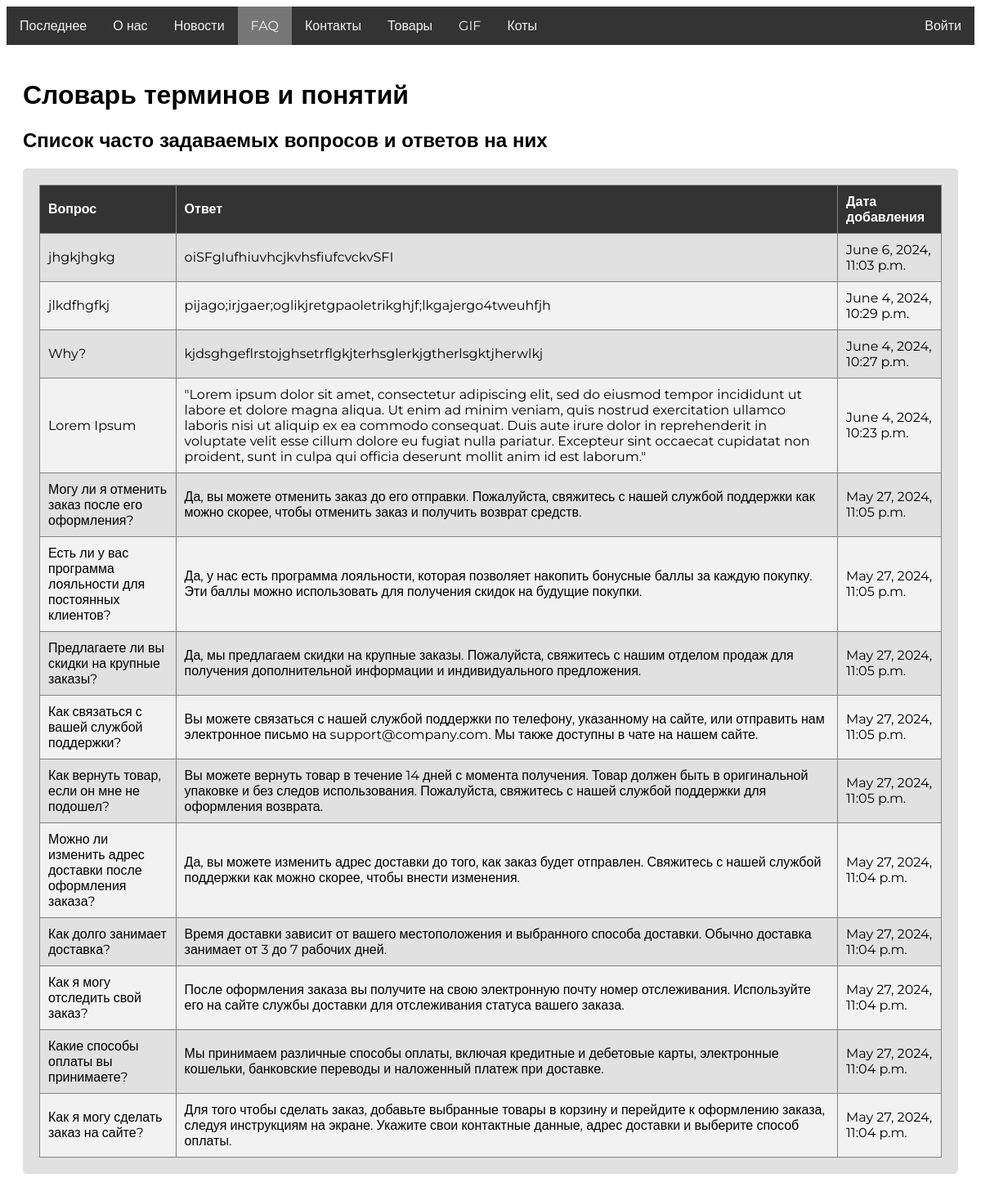
Screenshot of /faq/ with the database file from the repository.
### myapp/models.py (models this page shows, shortened)
class FAQ(models.Model):
    question = models.CharField(max_length=255)
    answer = models.TextField()
    date_added = models.DateTimeField(auto_now_add=True)

### myapp/views.py (the view)
# urls.py: path('faq/', views.faq_list, name='faq_list'),
def faq_list(request):
    faqs = FAQ.objects.all().order_by('-date_added')
    return render(request, 'faq_list.html', {'faqs': faqs, 'user': request.user})

### templates/faq_list.html (shortened to what this page needs)
<!DOCTYPE html>
{% load static %}
<html lang="en">
<head>
    <link rel="stylesheet" href="{% static "css/styles.css" %}">
</head>
<body class="body">
    <div class="navbar">
        <div class="left-items">
            <a href="#" id="latest" class="tab">Последнее</a>
            <a href="#" id="about" class="tab">О нас</a>
            <a href="#" id="news" class="tab">Новости</a>
            <a href="#" id="faq" class="tab active">FAQ</a>
            <a href="#" id="contacts" class="tab">Контакты</a>
            <a href="#" id="products" class="tab">Товары</a>
            <a href="#" id="gif" class="tab">GIF</a>
            <a href="#" id="rand" class="tab">Коты</a>
        </div>
        {% if user.is_authenticated %}
        <div class="sp">
            <span>Привет, {{ user.username }}!</span>
            <a href="/logout">Выйти</a>
        </div>
        {% else %}
            <a href="/login">Войти</a>
        {% endif %}
    </div>
    <div class="container">
        <h1>Словарь терминов и понятий</h1>
        <h2>Список часто задаваемых вопросов и ответов на них</h2>
        <div class="article-summary">
            <table class="table" border="1">
                <thead>
                    <tr>
                        <th>Вопрос</th>
                        <th>Ответ</th>
                        <th>Дата добавления</th>
                    </tr>
                </thead>
                <tbody>
                    {% for faq in faqs %}
                    <tr>
                        <td>{{ faq.question }}</td>
                        <td>{{ faq.answer }}</td>
                        <td>{{ faq.date_added }}</td>
                    </tr>
                    {% endfor %}
                </tbody>
            </table>
        </div>
    </div>
</body>
</html>

### static/css/styles.css (style rules this page uses)
.body { font-family: Montserrat, sans-serif; }
* { font-family: Montserrat, sans-serif; }
.navbar { display: flex; justify-content: space-between; align-items: center; overflow: hidden; background-color: #333333; }
.left-items { display: flex; }
.navbar a { color: #f2f2f2; text-decoration: none; padding: 14px 16px; }
.container { padding: 20px; }
.about-company, .article-summary { background-color: #e1e1e1; padding: 20px; margin-top: 5px; border-radius: 5px; }
.active { background-color: #767676; color: #f9f9f9; }
.table { width: 100%; border-collapse: collapse; }
.table th, .table td { padding: 10px; text-align: left; }
.table th { background-color: #333; color: white; }
.table tr:nth-child(even) { background-color: #f2f2f2; }

### rows the page displays
FAQ: question "jhgkjhgkg", answer "oiSFgIufhiuvhcjkvhsfiufcvckvSFI", date_added "June 6, 2024, 11:03 p.m."
FAQ: question "jlkdfhgfkj", answer "pijago;irjgaer;oglikjretgpaoletrikghjf;lkgajergo4tweuhfjh", date_added "June 4, 2024, 10:29 p.m."
FAQ: question "Why?", answer "kjdsghgeflrstojghsetrflgkjterhsglerkjgtherlsgktjherwlkj", date_added "June 4, 2024, 10:27 p.m."
FAQ: question "Lorem Ipsum", answer "\"Lorem ipsum dolor sit amet, consectetur adipiscing elit, sed do eiusmod tempor incididunt ut labore et dolore magna aliqua. Ut enim ad minim veniam, quis nostrud exercitation ullamco laboris nisi ut aliquip ex ea commodo consequat. Duis aute irure dolor in reprehenderit in voluptate velit esse cillum dolore eu fugiat nulla pariatur. Excepteur sint occaecat cupidatat non proident, sunt in culpa qui officia deserunt mollit anim id est laborum.\"", date_added "June 4, 2024, 10:23 p.m."
FAQ: question "Могу ли я отменить заказ после его оформления?", answer "Да, вы можете отменить заказ до его отправки. Пожалуйста, свяжитесь с нашей службой поддержки как можно скорее, чтобы отменить заказ и получить возврат средств.", date_added "May 27, 2024, 11:05 p.m."
FAQ: question "Есть ли у вас программа лояльности для постоянных клиентов?", answer "Да, у нас есть программа лояльности, которая позволяет накопить бонусные баллы за каждую покупку. Эти баллы можно использовать для получения скидок на будущие покупки.", date_added "May 27, 2024, 11:05 p.m."
FAQ: question "Предлагаете ли вы скидки на крупные заказы?", answer "Да, мы предлагаем скидки на крупные заказы. Пожалуйста, свяжитесь с нашим отделом продаж для получения дополнительной информации и индивидуального предложения.", date_added "May 27, 2024, 11:05 p.m."
FAQ: question "Как связаться с вашей службой поддержки?", answer "Вы можете связаться с нашей службой поддержки по телефону, указанному на сайте, или отправить нам электронное письмо на support@company.com. Мы также доступны в чате на нашем сайте.", date_added "May 27, 2024, 11:05 p.m."
FAQ: question "Как вернуть товар, если он мне не подошел?", answer "Вы можете вернуть товар в течение 14 дней с момента получения. Товар должен быть в оригинальной упаковке и без следов использования. Пожалуйста, свяжитесь с нашей службой поддержки для оформления возврата.", date_added "May 27, 2024, 11:05 p.m."
FAQ: question "Можно ли изменить адрес доставки после оформления заказа?", answer "Да, вы можете изменить адрес доставки до того, как заказ будет отправлен. Свяжитесь с нашей службой поддержки как можно скорее, чтобы внести изменения.", date_added "May 27, 2024, 11:04 p.m."
FAQ: question "Как долго занимает доставка?", answer "Время доставки зависит от вашего местоположения и выбранного способа доставки. Обычно доставка занимает от 3 до 7 рабочих дней.", date_added "May 27, 2024, 11:04 p.m."
FAQ: question "Как я могу отследить свой заказ?", answer "После оформления заказа вы получите на свою электронную почту номер отслеживания. Используйте его на сайте службы доставки для отслеживания статуса вашего заказа.", date_added "May 27, 2024, 11:04 p.m."
FAQ: question "Какие способы оплаты вы принимаете?", answer "Мы принимаем различные способы оплаты, включая кредитные и дебетовые карты, электронные кошельки, банковские переводы и наложенный платеж при доставке.", date_added "May 27, 2024, 11:04 p.m."
FAQ: question "Как я могу сделать заказ на сайте?", answer "Для того чтобы сделать заказ, добавьте выбранные товары в корзину и перейдите к оформлению заказа, следуя инструкциям на экране. Укажите свои контактные данные, адрес доставки и выберите способ оплаты.", date_added "May 27, 2024, 11:04 p.m."
